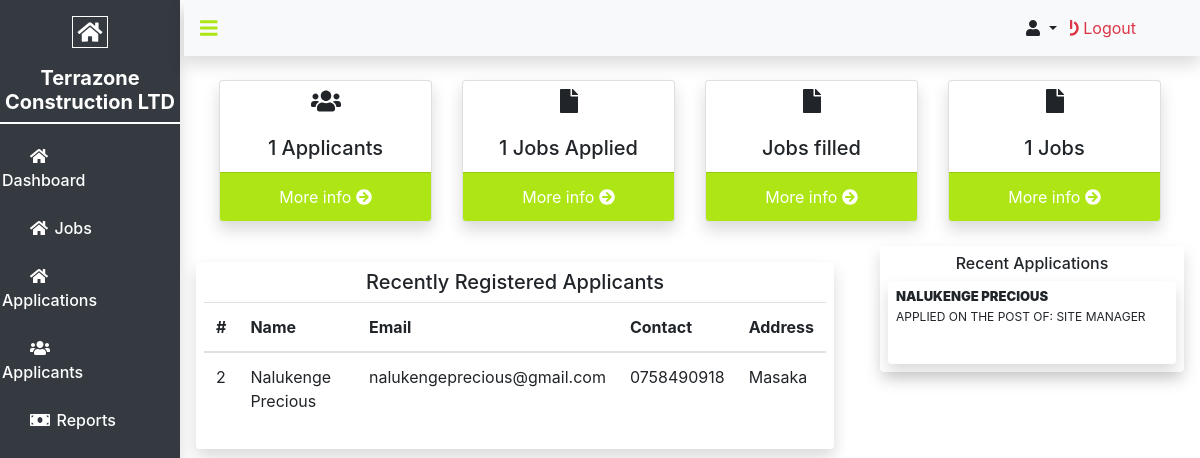
Screenshot of /admin/dashboard.php (signed in) with the database file from the repository.
### tables this page shows
CREATE TABLE `applicant_table` (
  `id` int(11) NOT NULL,
  `fullname` varchar(100) NOT NULL,
  `email` varchar(100) NOT NULL,
  `contact` varchar(13) NOT NULL,
  `region` varchar(30) NOT NULL,
  `city` varchar(100) NOT NULL,
  `password` varchar(255) NOT NULL
);

CREATE TABLE `applications` (
  `id` int(11) NOT NULL,
  `job_id` int(11) NOT NULL,
  `applicant_id` int(11) NOT NULL,
  `resume` varchar(255) NOT NULL,
  `letter` varchar(255) NOT NULL,
  `submission_date` timestamp NOT NULL DEFAULT current_timestamp() ON UPDATE current_timestamp()
);

CREATE TABLE `jobs` (
  `id` int(11) NOT NULL,
  `job_title` varchar(100) NOT NULL,
  `type` varchar(50) NOT NULL,
  `vacancies` int(11) NOT NULL,
  `description` varchar(400) NOT NULL,
  `experience` varchar(100) NOT NULL,
  `deadline` date NOT NULL,
  `location` varchar(100) NOT NULL,
  `qualifications` varchar(400) NOT NULL,
  `status` int(11) NOT NULL,
  `post_date` timestamp NOT NULL DEFAULT current_timestamp() ON UPDATE current_timestamp()
);

### admin/includes/session.php (called while the page is built, shortened)
<?php
include('includes/connection.php');
$sql = $conn->query("select * from admin where id='".$_SESSION['admin']."'");
?>

### admin/dashboard.php (the view, shortened to what this page needs)
<?php
include('includes/session.php');
include('includes/header.php');
?>
<main class="main">
    <?php
        include('includes/sidebar.php');
    ?>
    <div class="content">
        <?php  include('includes/navbar.php');?>
        <div class="inner-content">
            <div class="row m-4">
                <div class="col-lg-3">
                    <div class="card text-center bg-white shadow">
                        <center><i class="fas fa-users    icon mt-2" style = "font-size: 1.5em;"></i></center>
                        <div class="card-body">
                            <h5 class="card-title">
                                <span style="font-size: 20px;">
                                <?php
                                $client = $conn->query("select id from applicant_table");
                                echo $client->num_rows;
                                ?>
                                </span>
                            Applicants</h5>
                        </div>
                        <a href="applicants.php" class="card-footer doc">More info <i class="fas fa-arrow-circle-right    "></i></a>
                    </div>
                </div>
                <div class="col-lg-3">
                    <div class="card text-center bg-white shadow">
                        <center><i class="fas fa-file    icon mt-2" style = "font-size: 1.5em;"></i></center>
                        <div class="card-body">
                            <h5 class="card-title">
                                <span style="font-size: 20px;">
                                <?php
                                $bought = $conn->query("select id from applications ");
                                echo $bought->num_rows;
                                ?>
                                </span>
                            Jobs Applied</h5>
                        </div>
                        <a href="applications.php" class="card-footer doc">More info <i class="fas fa-arrow-circle-right    "></i></a>
                    </div>
                </div>
                <div class="col-lg-3">
                    <div class="card text-center bg-white shadow">
                        <center><i class="fas fa-file    icon mt-2" style = "font-size: 1.5em;"></i></center>
                        <div class="card-body">
                            <h5 class="card-title">
                            Jobs filled</h5>
                        </div>
                        <a href="jobs.php" class="card-footer doc">More info <i class="fas fa-arrow-circle-right    "></i></a>
                    </div>
                </div>
                <div class="col-lg-3">
                    <div class="card text-center bg-white shadow">
                        <center><i class="fas fa-file    icon mt-2" style = "font-size: 1.5em;"></i></i></center>
                        <div class="card-body">
                            <h5 class="card-title">
                                <span style="font-size: 20px;">
                                <?php
                                $all = $conn->query("select * from jobs");
                                echo $all->num_rows ;
                                ?>
                                </span>
                            Jobs</h5>
                        </div>
                        <a href="jobs.php" class="card-footer doc">More info <i class="fas fa-arrow-circle-right    "></i></a>
                    </div>
                </div>
            </div>
           <div class="row">
                <div class="col-lg-8">
                    <div class="row m-3 shadow p-2 rounded">
                        <div class="col-lg-12">
                            <h5 class="text-center">Recently Registered Applicants</h5>
                        </div>
                        <table class="table">
                            <thead>
                                <tr>
                                    <th>#</th>
                                    <th>Name</th>
                                    <th>Email</th>
                                    <th>Contact</th>
                                    <th>Address</th>
                                </tr>
                            </thead>
                            <tbody>
                                <?php
                                $client = $conn->query("select * from applicant_table order by id DESC limit 4");
                                while($row = $client->fetch_assoc())
                                {
                                    ?>
                                        <tr>
                                            <td scope="row"><?=$row['id']?></td>
                                            <td><?=$row['fullname']?></td>
                                            <td><?=$row['email']?></td>
                                            <td><?=$row['contact']?></td>
                                            <td><?=$row['city']?></td>
                                        </tr>
                                    <?php
                                }
                                ?>
                            </tbody>
                        </table>
                    </div>
                </div>
                <div class="col-lg-4">
                    <div class="shadow rounded mr-3 p-2">
                        <h6 class="text-center">Recent Applications</h6>
                        <?php
                        $select = $conn->query("select * from applications order by id DESC limit 4");
                            if($select->num_rows > 0)
                            {
                                while($row = $select->fetch_assoc())
                                {
                                    $sql = $conn->query("select * from applicant_table where id='".$row['applicant_id']."'");
                                    $applicant = $sql->fetch_assoc();
                                    ?>
                                        <div style="display:flex; height: 83px;" class="bg-white rounded shadow p-2 mt-2">
                                            <div>
                                                <h6 style="font-size: 13px; font-weight: 900;" class="text-uppercase">
                                                    <?= $applicant['fullname'] ?>
                                                </h6>
                                                <p style="font-size: 12px; margin-top: -5px;" class="text-uppercase">Applied on the post of: <?php
                                                $select = $conn->query("select job_title from jobs where id = '".$row['job_id']."'");
                                                $job = $select->fetch_assoc();
                                                echo  $job['job_title']?></p>
                                            </div>
                                        </div>
                                    <?php
                                }
                            }
                            else
                            {
                                echo "<p style='font-size: 12px;' class='alert alert-warning'>No recent found items</p>";
                            }
                        ?>
                    </div>
                </div>
           </div>
        </div>
    </div>
</main>
<?php  include('includes/footer.php');?>

### admin/includes/style.css (style rules this page uses)
* { margin: 0; padding: 0; box-sizing: border-box; }
.main { display: flex; }
.content { width: 85%; }
.inner-content { overflow: hidden; height: 90vh; overflow-y: scroll; }
.card { max-height: 150px; }
.card .card-footer { margin-top: -20px; background-color: #aee615; color: #fff; }

### rows the page displays
applicant_table: id "2", fullname "Nalukenge Precious", email "nalukengeprecious@gmail.com", contact "0758490918", city "Masaka"
applications: applicant_table.fullname "NALUKENGE PRECIOUS", job.job_title "SITE MANAGER"

### other values shown
$client->num_rows "1"
$bought->num_rows "1"
$all->num_rows "1"
